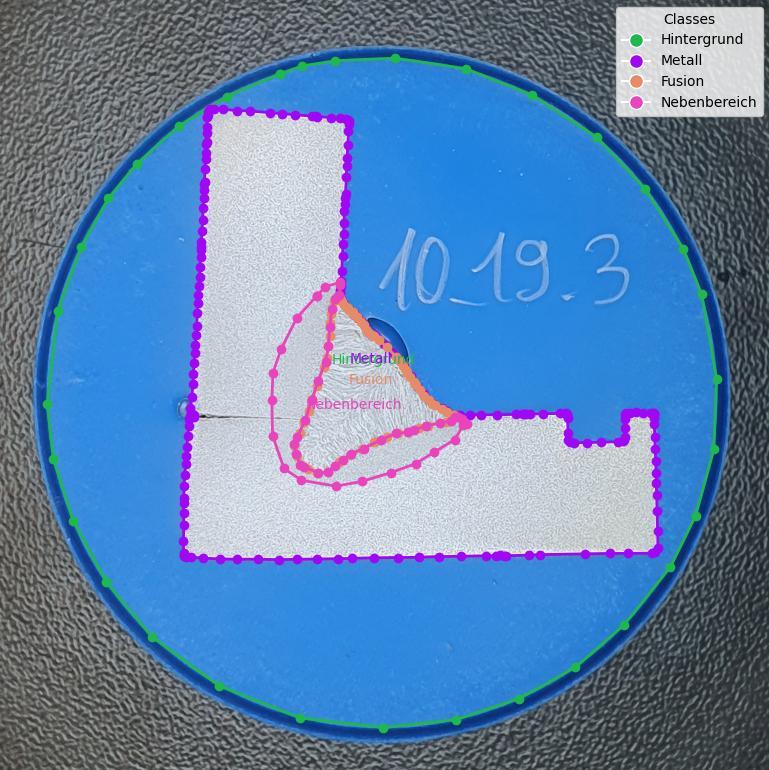
#> input picture Visualized/0a05af59-10-19.3.jpg, 769 x 770 px, found by its file name
$ python porefinaltry.py
#> lines starting #> are read from the running program, lines starting #| are printed output that depends on the picture
import cv2
import numpy as np
import random
import os

# ----------------------- Configuration -----------------------
IMAGE_PATH = "F:/Pomodoro/Work/TIME/Script/Thesis-Abbas-Segmentation/PolygontoYOLO/ErrorPlayground/images/0a05af59-10-19.3.jpg"  # Replace with your actual image path
OUTPUT_PATH = "F:/Pomodoro/Work/TIME/Script/Thesis-Abbas-Segmentation/PolygontoYOLO/ErrorPlayground/pore_dataset/image/0a05af59-10-19.3.jpg"

NUM_PORES = 30
MIN_RADIUS = 1
MAX_RADIUS = 5

# ----------------------- Pore Drawing Function -----------------------
def draw_pore_clean(image, x, y, w, h, angle):
    img_h, img_w = image.shape[:2]
    scale = 4
    up_w, up_h = img_w * scale, img_h * scale

    # Create high-res blank mask
    high_core = np.ones((up_h, up_w, 3), dtype=np.uint8) * 255  # white base
    cx, cy = x * scale, y * scale
    rw = w * scale
    rh = h * scale

    # Draw solid black ellipse core
    cv2.ellipse(high_core, (cx, cy), (rw, rh), angle, 0, 360, (0, 0, 0), -1)

    # Downscale mask
    small_mask = cv2.resize(high_core, (img_w, img_h), interpolation=cv2.INTER_AREA)
    mask_to_subtract = 255 - small_mask  # invert to get dark pore mask

    # Subtract pore directly from image
    image[:] = cv2.subtract(image, mask_to_subtract)

# ----------------------- Main Application -----------------------
def apply_clean_pores(image_path, num_pores):
#> called with num_pores = 30
    if not os.path.exists(image_path):
        raise FileNotFoundError(f"Image path does not exist: {image_path}")

    image = cv2.imread(image_path)
#> image is the input picture: shape (770, 769, 3); mean B, G, R 174.2, 131.8, 95.9
    image = cv2.cvtColor(image, cv2.COLOR_BGR2RGB)
    h, w = image.shape[:2]
#> h = 770; w = 769

    for _ in range(num_pores):
        x = random.randint(10, w - 10)
        y = random.randint(10, h - 10)
        r = random.randint(MIN_RADIUS, MAX_RADIUS)
        aspect = random.uniform(0.9, 1.2)
        rw = r
        rh = int(r * aspect)
        angle = random.randint(0, 180)
        draw_pore_clean(image, x, y, rw, rh, angle)
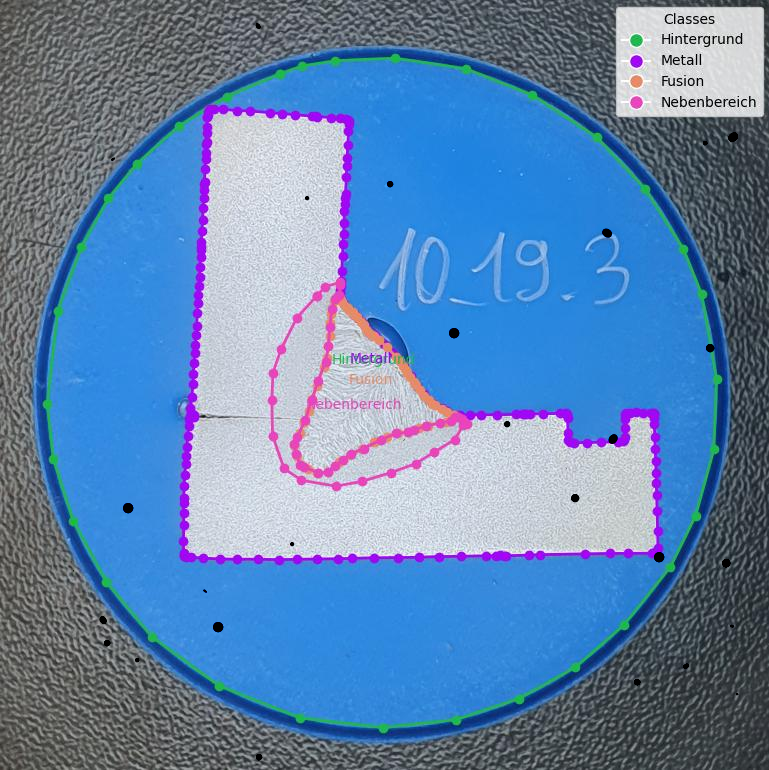
#> image: shape (770, 769, 3); mean R, G, B 95.7, 131.6, 173.9

    cv2.imwrite(OUTPUT_PATH, cv2.cvtColor(image, cv2.COLOR_RGB2BGR))
    print(f"Saved clean Phase 2 image with pores to: {OUTPUT_PATH}")

# ----------------------- Execute -----------------------
if __name__ == '__main__':
    apply_clean_pores(IMAGE_PATH, NUM_PORES)

$ run again, with Visualized/12000a34-12-25.1.jpg copied over Visualized/0a05af59-10-19.3.jpg
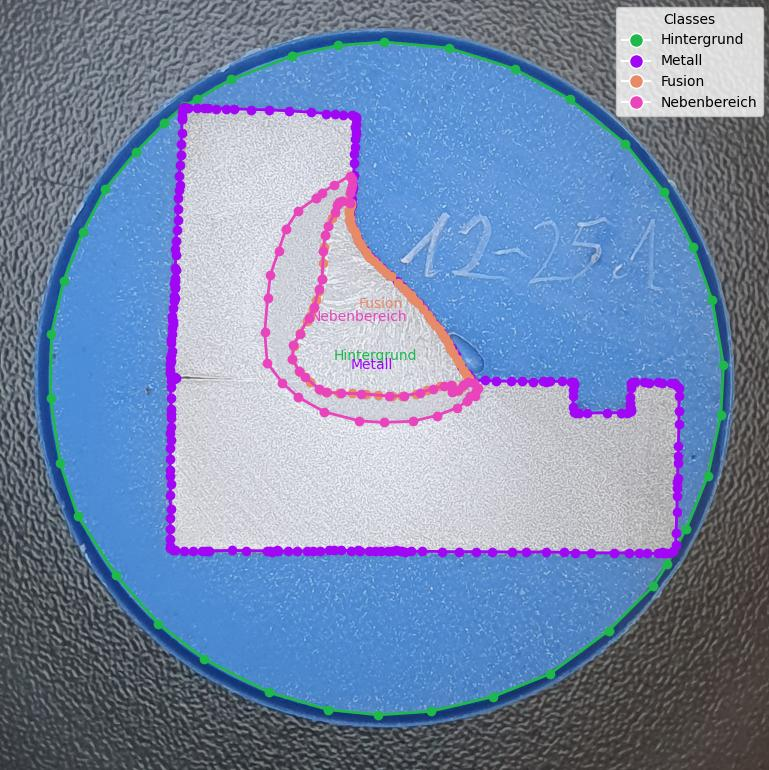
#> input picture Visualized/12000a34-12-25.1.jpg, 769 x 770 px, found by its file name
#> in apply_clean_pores, image is the input picture: shape (770, 769, 3); mean B, G, R 170, 137.5, 119
#> after the loop in apply_clean_pores, `for _ in range(num_pores):`:
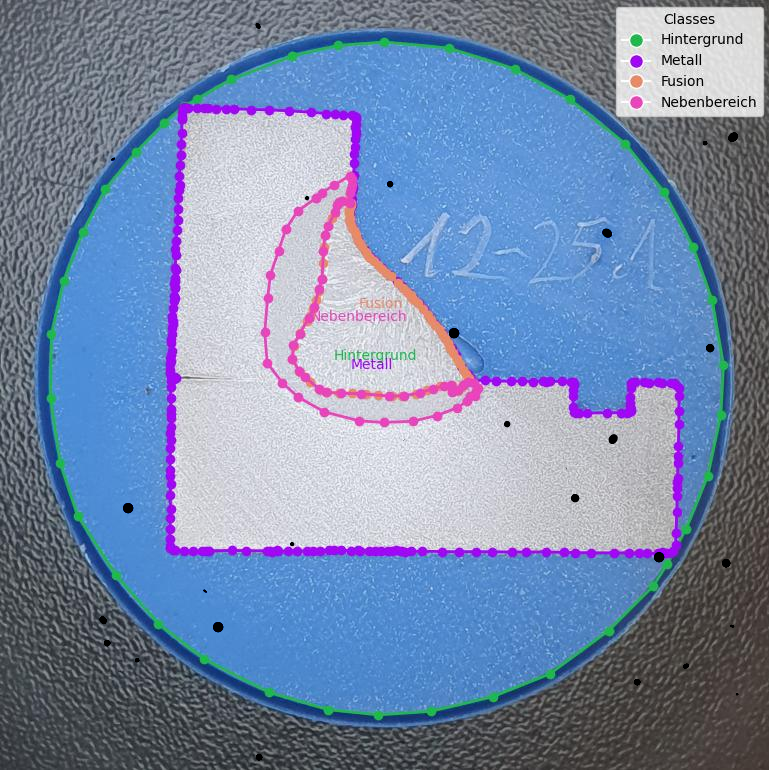
#> image: shape (770, 769, 3); mean R, G, B 118.8, 137.3, 169.7
